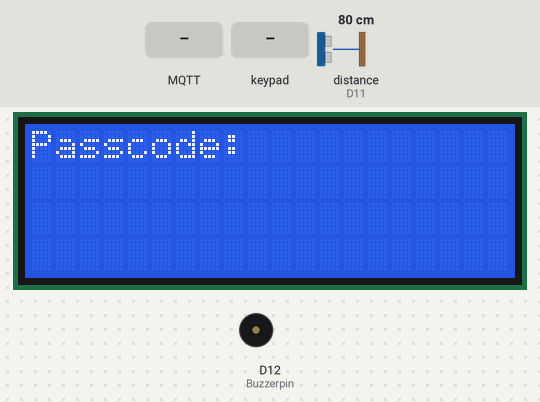
Simulated run of this sketch. Board: Arduino Uno R4 WiFi. On the bench: 20×4 character LCD, buzzer (waves = sounding, pin HIGH). Inputs (shaded band) come from the test bench; at power-on: distance to the obstacle (sensor on D11) 80 cm. The echo pulse lasts 58.3 µs per cm; WiFi joins after 1.5 s; servers stay silent unless stated; no MQTT or app messages arrive unless stated; pins used as bus, display or sensor lines are not drawn; what the sketch prints to the serial monitor is not drawn.

Above: at 2.8 s.
2.9 s: MQTT message "on" arrives on the first subscribed topic
4.4 s: keypad keys 2 3 4 5 # pressed 0.4 s apart
At 7.2 s:
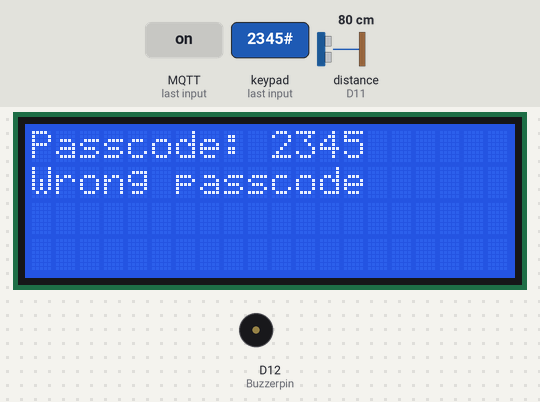
9.4 s: key 'A' pressed
At 10.4 s:
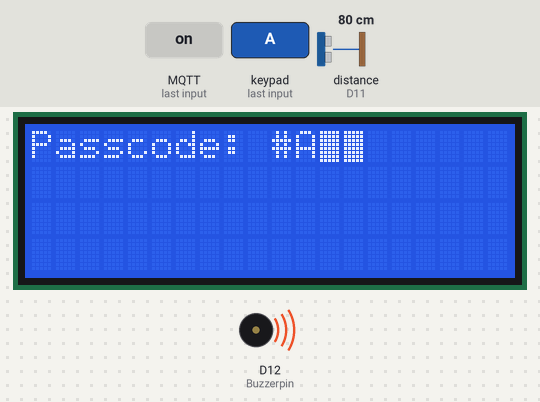
11.2 s: keypad keys 5 1 9 C # pressed 0.4 s apart
At 12.7 s:
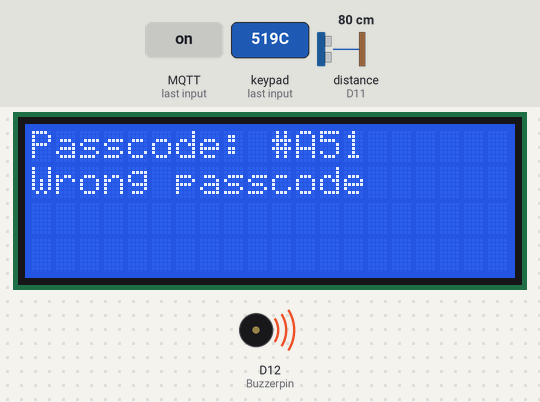
16.2 s: key 'B' pressed
At 17.3 s:
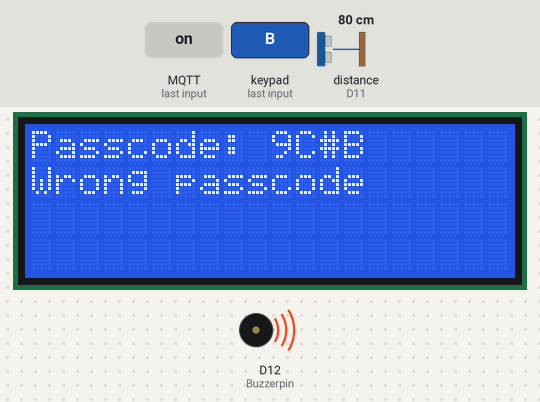
19.2 s: key '*' pressed
At 21.2 s:
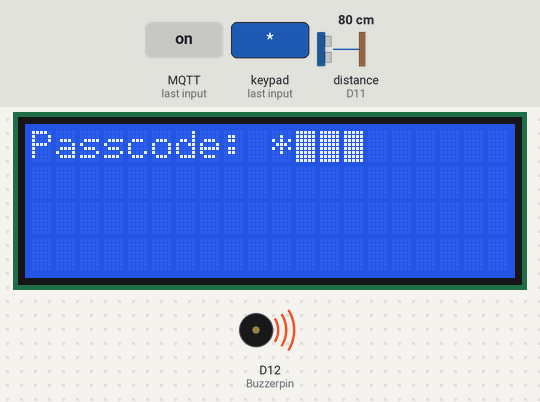
Timing chart, 0 to 22.4 s (numbered marks = the images above; inputs shaded):
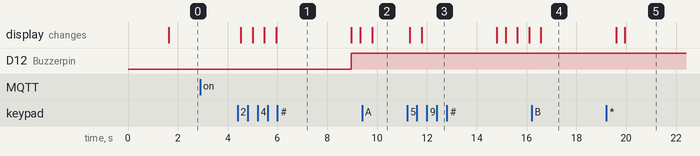

The sketch:

arduinoprojectgithub.ino
```cpp
#include "Adafruit_Keypad.h"
#include <Wire.h>
#include <LiquidCrystal_I2C.h>
#include <ArduinoMqttClient.h>
#include <WiFiS3.h>


LiquidCrystal_I2C lcd(0x27,20,4);  // set the LCD address to 0x27 for a 16 chars and 2 line display

WiFiClient wifiClient;
MqttClient mqttClient(wifiClient);

const char broker[] = "192.168.144.1";
int        port     = 1883;
const char topic[]  = "mishahoekstra/activatieMelding";
char topic2[]  = "mishahoekstra/is_alarm_Activated";

const long interval = 1000;
unsigned long previousMillis = 0;

int count = 0;

String IsalarmActive;

char ssid[] = "IoTatelierF2144";    // your network SSID (name)
char pass[] = "IoTatelier";    // your network password (use for WPA, or use as key for WEP)

bool IsTriggerd;

const byte ROWS = 4; // rows
const byte COLS = 4; // columns
//define the symbols on the buttons of the keypads
char keys[ROWS][COLS] = {
        {'1','2','3','A'},
        {'4','5','6','B'},
        {'7','8','9','C'},
        {'*','0','#','D'}
};
byte rowPins[ROWS] = {2, 3, 4, 5}; //connect to the row pinouts of the keypad
byte colPins[COLS] = {6, 7, 8, 9}; //connect to the column pinouts of the keypad

//initialize an instance of class NewKeypad
Adafruit_Keypad customKeypad = Adafruit_Keypad( makeKeymap(keys), rowPins, colPins, ROWS, COLS);


const int TrigPin = 10;
const int EchoPin = 11;
const int Buzzerpin = 12;

const  int passcodeLength = 4;
char correctPasscode[passcodeLength] = {'5', '1', '9', 'C'};

char enteredPasscode[passcodeLength];
int passcodeIndex = 0;


void setup() {
    // initialize serial communication:
    Serial.begin(9600);
    mqttClient.subscribe(topic2);
//Initialize serial and wait for port to open:
    while (!Serial) {
        ; // wait for serial port to connect. Needed for native USB port only
    }

    // attempt to connect to WiFi network:
    Serial.print("Attempting to connect to WPA SSID: ");
    Serial.println(ssid);
    while (WiFi.begin(ssid, pass) != WL_CONNECTED) {
        // failed, retry
        Serial.print(".");
        delay(5000);
    }

    Serial.println("You're connected to the network");
    Serial.println();
    Serial.println(WiFi.localIP());
    Serial.println();
// You can provide a unique client ID, if not set the library uses Arduino-millis()
    // Each client must have a unique client ID
    // mqttClient.setId("clientId");

    // You can provide a username and password for authentication
    // mqttClient.setUsernamePassword("username", "password");

    Serial.print("Attempting to connect to the MQTT broker: ");
    Serial.println(broker);

    if (!mqttClient.connect(broker, port)) {
        Serial.print("MQTT connection failed! Error code = ");
        Serial.println(mqttClient.connectError());

        while (1);
    }

    Serial.println("You're connected to the MQTT broker!");
    Serial.println();

    mqttClient.onMessage(onMqttMessage);

    customKeypad.begin();
    pinMode(TrigPin, OUTPUT);
    pinMode(EchoPin, INPUT);
    pinMode(Buzzerpin, OUTPUT);

    lcd.init();

    lcd.backlight();
    lcd.setCursor(0,0);
    lcd.print("Passcode:");

}

void loop() {

    mqttClient.poll();

    unsigned long currentMillis = millis();

    previousMillis = currentMillis;


    while (IsalarmActive == "on"){


        if (IsTriggerd == true)
        {
            // send message, the Print interface can be used to set the message contents
            mqttClient.beginMessage(topic);
            mqttClient.print("Alarm activated! ");
            mqttClient.endMessage();
        }else
        {
            mqttClient.beginMessage(topic);
            mqttClient.print("Alarm deactivated ");
            mqttClient.endMessage();
        }


        long duration, inches, cm;


        digitalWrite(TrigPin, LOW);
        delayMicroseconds(2);
        digitalWrite(TrigPin, HIGH);
        delayMicroseconds(10);
        digitalWrite(TrigPin, LOW);


        duration = pulseIn(EchoPin, HIGH);

        // convert the time into a distance
        inches = microsecondsToInches(duration);
        cm = microsecondsToCentimeters(duration);

        // Serial.print(inches);
        // Serial.print("in, ");
        // Serial.print(cm);
        // Serial.print("cm");
        // Serial.println();

        delay(100);

        // put your main code here, to run repeatedly:
        customKeypad.tick();

        keypadEvent e = customKeypad.read();
        char Input = (char)e.bit.KEY;
        Serial.println((int)Input);


        delay(10);


        if (e.bit.EVENT == KEY_JUST_PRESSED) {
            Serial.println("Key pressed");
            Serial.println(Input);  // Print the ASCII value of the key
            enteredPasscode[passcodeIndex] = Input;
            passcodeIndex++;

            for (int i = 0; i < passcodeLength; i++)
            {
                lcd.setCursor(i + 10,0);
                lcd.print(enteredPasscode[i]);
            }


            if (passcodeIndex == passcodeLength) {
                if (comparePasscode()) {
                    lcd.setCursor(0,1);
                    lcd.print("Correct passcode");
                    delay(3000);
                    lcd.clear();
                    lcd.setCursor(0,0);
                    lcd.print("Passcode:");
                    IsTriggerd = false;
                    passcodeIndex = 0;

                    //Clear the correct passcode after it is entered
                    for (int i = 0; i < passcodeLength; i++) {
                        enteredPasscode[i] = -1;  // 0 or any other placeholder value
                    }
                } else {
                    // Incorrect passcode, reset the entered passcod
                    lcd.setCursor(0,1);
                    lcd.print("Wrong passcode");
                    delay(3000);
                    IsTriggerd = true;
                    passcodeIndex = 0;  // Reset the entered passcode
                    for (int i = 0; i < passcodeLength; i++) {
                        enteredPasscode[i] = -1;  // 0 or any other placeholder value
                    }
                    lcd.clear();
                    lcd.setCursor(0,0);
                    lcd.print("Passcode:");
                }
            }
        }

// Turn on the buzzer when something is within 15 cm and the correct passcode has not been entered
        if (cm <= 15) {
            IsTriggerd = true;
        }

        if (IsTriggerd == true){
            digitalWrite(Buzzerpin, HIGH);
        } else {
            digitalWrite(Buzzerpin, LOW);
        }


    }
}

long microsecondsToInches(long microseconds) {
    // According to Parallax's datasheet for the PING))), there are 73.746
    // microseconds per inch (i.e. sound travels at 1130 feet per second).
    // This gives the distance travelled by the ping, outbound and return,
    // so we divide by 2 to get the distance of the obstacle.
    // See: https://www.parallax.com/package/ping-ultrasonic-distance-sensor-downloads/
    return microseconds / 74 / 2;
}

long microsecondsToCentimeters(long microseconds) {
    // The speed of sound is 340 m/s or 29 microseconds per centimeter.
    // The ping travels out and back, so to find the distance of the object we
    // take half of the distance travelled.
    return microseconds / 29 / 2;
}

bool comparePasscode() {
    for (int i = 0; i < passcodeLength; i++) {
        if (enteredPasscode[i] != correctPasscode[i]) {
            return false;  // Incorrect passcode
        }
    }
    return true;  // Correct passcode

}

void onMqttMessage(int messageSize) {
    // we received a message, print out the topic and contents
    Serial.println("Received a message with topic '");
    Serial.print(mqttClient.messageTopic());
    Serial.print("', length ");
    Serial.print(messageSize);
    Serial.println(" bytes:");

    // use the Stream interface to print the contents
    IsalarmActive = "";
    while (mqttClient.available()) {
        IsalarmActive += (char)mqttClient.read();
    }

    Serial.println();

    Serial.println();
}
```

Measured:
- after the input at 2.9 s, every drawn part: stays the same
- after the input at 4.4 s, D12 (Buzzerpin): LOW → HIGH after 4.6 s; the display: first changes after 0.13 s (image 1 shows a later state)
- after the input at 9.4 s, the display: changes after 0.40 s (image 2)
- after the input at 11.2 s, the display: first changes after 0.11 s (image 3 shows a later state)
- after the input at 16.2 s, the display: changes after 0.38 s (image 4)
- after the input at 19.2 s, the display: first differs from a run without the input after 0.75 s (image 5)
